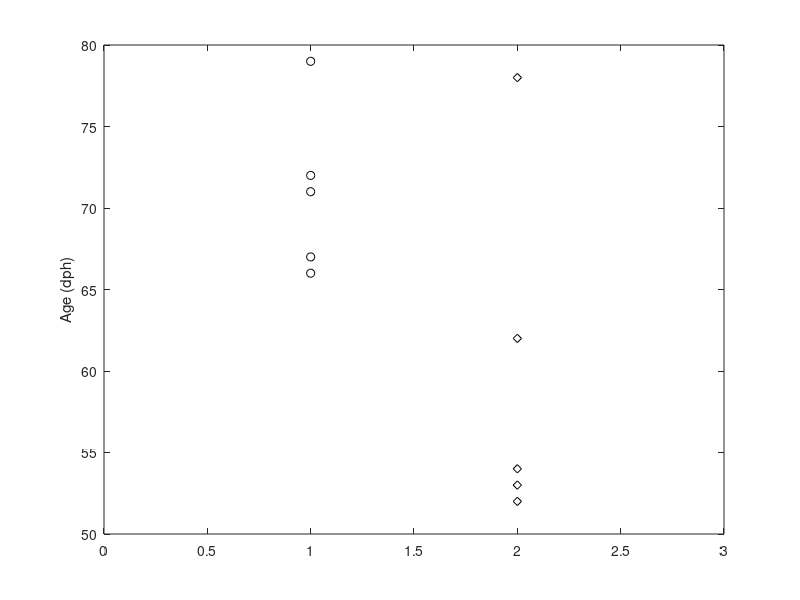

The MATLAB source for this figure: (Note: this script raises an error after producing the figure.)
function [] = eeg_lfp_song_analysis_makeComparisonsAcrossFiles_CorCoh()


NegDir = 'G:\Dropbox\02_talks\2026\EBM\Datasets\NegEV\';
PosDir = 'G:\Dropbox\02_talks\2026\EBM\Datasets\posEV\';

%% delta/gamma files
%NegLFPfiles = {'chronic_2021-07-30_20-54-58_allLFP_dyData-7' , 'chronic_2021-07-31_21-50-14_allLFP_dyData-7', 'chronic_2021-08-04_22-02-26_CorCoh-7', 'chronic_2021-08-05_22-06-10_allLFP_dyData-7', 'chronic_2021-08-12_21-55-12_allLFP_dyData-6'};
NegFiles = {'chronic_2021-07-30_20-54-58_CorCoh-7' , 'chronic_2021-07-31_21-50-14_CorCoh-7', 'chronic_2021-08-04_22-02-26_CorCoh-7', 'chronic_2021-08-05_22-06-10_CorCoh-7', 'chronic_2021-08-12_21-55-12_CorCoh-6'};
%NegFiles = {'chronic_2021-07-30_20-54-58_allLFP_dyData-7' , 'chronic_2021-08-12_21-55-12_allLFP_dyData-6', 'chronic_2021-07-31_21-50-14_allLFP_dyData-7'};
PosFiles = {'chronic_2021-07-16_19-14-55_CorCoh-7', 'chronic_2021-07-17_21-27-58_CorCoh-7', 'chronic_2021-07-18_21-43-38_CorCoh-7', 'chronic_2021-07-26_21-35-23_CorCoh-7', 'chronic_2021-08-11_20-48-49_CorCoh-6', };
%PosLFPfiles = {'chronic_2021-07-16_19-14-55_allLFP_dyData-7', 'chronic_2021-07-26_21-35-23_allLFP_dyData-7', 'chronic_2021-08-11_20-48-49_allLFP_dyData-6', 'chronic_2021-07-17_21-27-58_allLFP_dyData-7', 'chronic_2021-07-18_21-43-38_allLFP_dyData-7'};
nRounds = 2;


%%
negages = [66 67 71 72 79];
posages = [52 53 54 62 78];

[h, p] = ranksum(negages, posages)

figure(134); clf
xes = ones(1,numel(negages));

plot(xes, negages, 'ko')
hold on

plot(xes*2, posages, 'kd')
hold on
xlim([0 3])

ylabel ('Age (dph)')


               
                plotpos = [0 0 18 10];
                plot_filename = [NegDir '__agestats'];
                print_in_A4(0, plot_filename, '-djpeg', 0, plotpos);
                print_in_A4(0, plot_filename, '-depsc', 0, plotpos);
                



for j = 1:nRounds
    
    switch j
        case 1
            lab = 'Large \Delta EV';
            nFiles= numel(NegFiles);
            dataDir = NegDir;
            files = NegFiles;
          %  lfpFiles = NegLFPfiles;
        case 2
            lab = 'Small \Delta EV';
            nFiles= numel(PosFiles);
            dataDir = PosDir;
            files = PosFiles;
           % lfpFiles = PosLFPfiles;
    end
    
    nHoursToAnalyze = 9;
            hoursAfterLightsOff = 2;
            
            
            MedianDeltaMedian = [];
            MedianDeltaStd = [];
            MedianDeltaSEM = [];
            
            MedianGammaMedian = [];
            MedianGammStd = [];
            MedianGammaSEM = [];
            
            allDeltaMedians = [];
            allDeltaNan_sem = [];
            
            allGammaMedians = [];
            allGammaNan_sem = [];
            
        
        allChans = [];
          nanmedianCorrs = [];
    for k = 1:nFiles
        c =  load([dataDir files{k}]);
       % d = load([dataDir lfpFiles{k}]);
        corrs = c.CORCOH.corrR;
        cohDelta = c.CORCOH.deltaCOH;
        cohGamma = c.CORCOH.gammaCOH;
        chanComparisons = c.CORCOH.corrR_chanNames;
        
        corrsInds = find(corrs{1,1} ~=0);
      
        corrVals = [];
        for o = 1:numel(corrs)
            if ~isempty(corrs{1,o})
                corrVals(:,o) = corrs{1,o}(corrsInds); % reads across the rows
            else
                corrVals(:,o) = NaN; % reads across the rows
            end
        end
        
%         timeWin_s = 20; %seconds
%         tOn = d.D.tOn_s;
%         
%         bins_per_min = 60/timeWin_s;
%         binsInHour = bins_per_min*60;
%         analysisBins_cnt = nHoursToAnalyze*binsInHour;
%         
%         %% d/y
%         
%         %subplot(3, 1, 1)
%         
%         isArtifact = d.D.isArtifact;
%         artifactInds = d.D.isArtifact; % identify where all the artifact files are
%         
%         LightsOff_min = d.INFO.totalDur_min_start_lightsOff;
%         LightsOff_s_bins = LightsOff_min*bins_per_min; %3 bins per min for 20 s bins
%         
%         % 2 hours after lights off = 360, 20 s bins
%         %1 min = 3 bins, 3*60 = 1 hr, 180*2  = 360
%         onsetBins = LightsOff_s_bins+hoursAfterLightsOff*binsInHour; % 2 hours after lights off
%         offsetBins = onsetBins+analysisBins_cnt;
%         tOn_toAnalyze = tOn(onsetBins:offsetBins);
%         artifactInds_toAnalyze = logical(artifactInds(onsetBins:offsetBins));
%         
%         %   minChannels = floor(nChans*.5);       % ripple must appear on >= channels
%         nBinsToAnalyze = numel(tOn_toAnalyze);
%         %
        %% delta
        
        corrVals_Nan = corrVals;
        
        
      %  corrVals_Nan(:, artifactInds_toAnalyze) = NaN;
        
      %  medianCorrs = nanmedian(corrVals, 2);
        
        
        nanmedianCorrs{k} = nanmedian(corrVals_Nan, 2);
        %varCorr(k) = var(nanmedianCorrs);
        
        %allMedianCorrs(k) = median(nanmedianCorrs, 2);
        
        
    end
    allnanMedianCorrs{j} = nanmedianCorrs;
    
end

%%
figure (342); clf
subplot(1, 2, 1)
hold on
for i = 1:numel(nanmedianCorrs)
    %y = allMeans_large{i};
    y = allnanMedianCorrs{1, 1}{1, i};
    y = y(~isnan(y));
    
    if ~isempty(y)
        
        [f, yi] = ksdensity(y);
        f = f / max(f) * 0.3;   % control width
        
        %fill([i+f, i-fliplr(f)], ...
        fill([(i)+f, (i)-fliplr(f)], ...
            [yi, fliplr(yi)], ...
            [0.3 0.7 0.9], ...
            'EdgeColor','k','FaceAlpha',0.8)
        
    end
    % plot(i, median(y), 'k.', 'MarkerSize',18)
end

ylim([ -1 1.2])
subplot(1, 2, 2)
hold on
for i = 1:numel(nanmedianCorrs)
    %y = allMeans_large{i};
    y = allnanMedianCorrs{1, 2}{1, i};
    y = y(~isnan(y));
    
    if ~isempty(y)
        
        [f, yi] = ksdensity(y);
        f = f / max(f) * 0.3;   % control width
        
        %fill([i+f, i-fliplr(f)], ...
        fill([(i)+f, (i)-fliplr(f)], ...
            [yi, fliplr(yi)], ...
            [0.3 0.7 0.9], ...
            'EdgeColor','k','FaceAlpha',0.8)
        
    end
    
    ylim([ -1 1.2])
    % plot(i, median(y), 'k.', 'MarkerSize',18)
end


%%
               
                plotpos = [0 0 18 10];
                plot_filename = [NegDir '__corrs'];
                print_in_A4(0, plot_filename, '-djpeg', 0, plotpos);
                print_in_A4(0, plot_filename, '-depsc', 0, plotpos);
               

  %%  
    
    
    NegAndPos_MedianDeltaMedian(:,j) = MedianDeltaMedian;
    NegAndPos_MedianGammaMedian(:,j) = MedianGammaMedian;
    
    NegAndPos_MedianDeltaMedian_sem(:,j) = MedianDeltaSEM;
    NegAndPos_MedianGammaMedian_sem(:,j) = MedianGammaSEM;
[h,p] = ranksum(NegAndPos_MedianDeltaMedian(:,1), NegAndPos_MedianDeltaMedian(:,2))




disp('')
    
end
